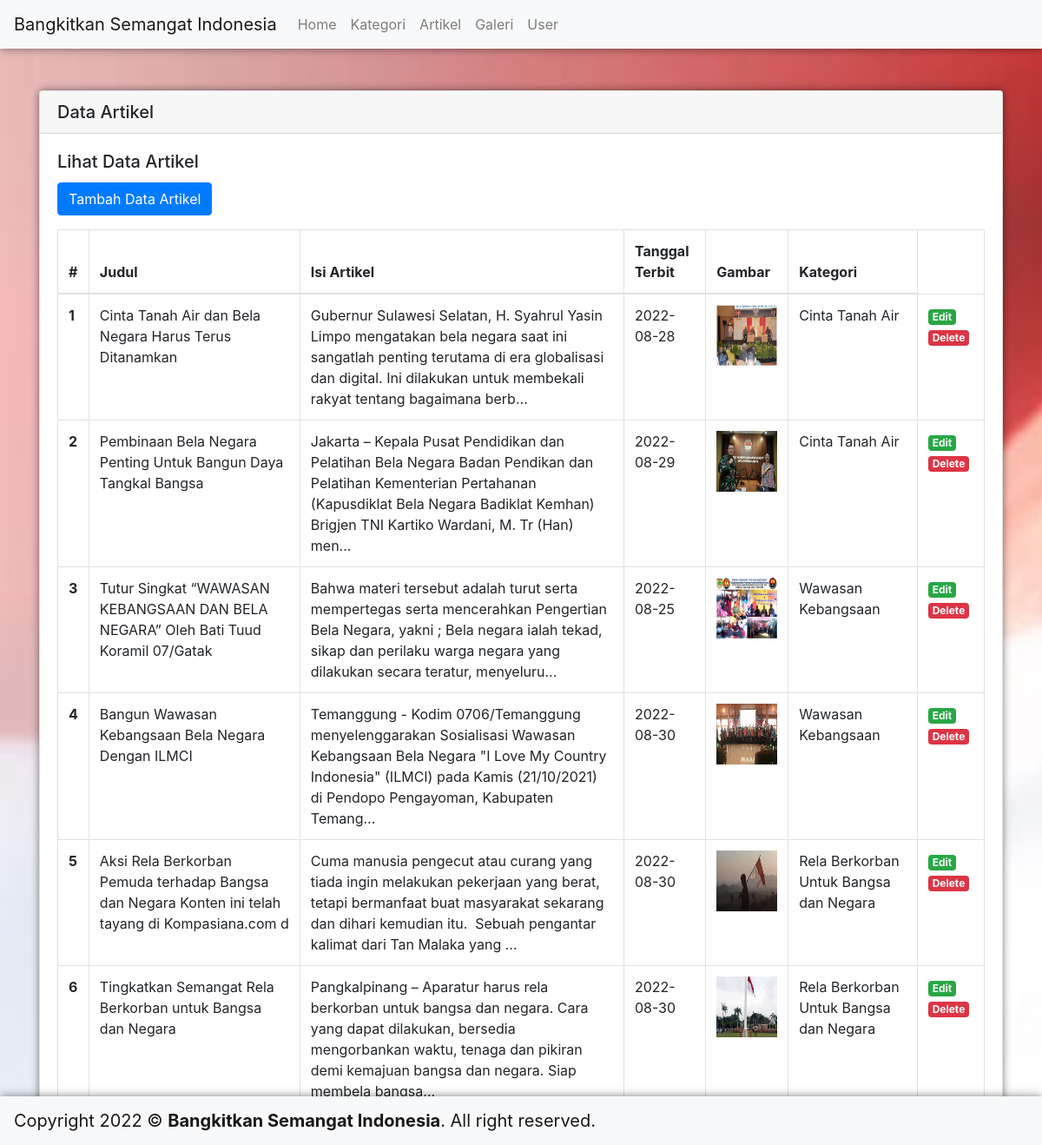
The app's page /admin/page_artikel.php with its own data.
### tables this page shows
CREATE TABLE `artikel` (
  `id_artikel` int(11) NOT NULL,
  `judul` varchar(100) NOT NULL,
  `artikel` text NOT NULL,
  `tanggal` date NOT NULL,
  `gambar` varchar(100) NOT NULL,
  `id_kategori` int(11) NOT NULL
);

CREATE TABLE `kategori` (
  `id_kategori` int(11) NOT NULL,
  `kategori` varchar(50) NOT NULL
);

### admin/page_artikel.php (the view, shortened to what this page needs)
<?php include '_header.php'; ?>
<div class="container mt-5">
    <div class="card im-box">
        <h5 class="card-header">Data Artikel</h5>
        <div class="card-body">
            <h5 class="card-title">Lihat Data Artikel</h5>
            <button type="button" class="btn btn-primary" data-toggle="modal" data-target="#modalAdd">
                Tambah Data Artikel
            </button>
            <table class="table table-bordered mt-3">
                <thead>
                    <tr>
                        <th scope="col">#</th>
                        <th scope="col">Judul</th>
                        <th scope="col">Isi Artikel</th>
                        <th scope="col">Tanggal Terbit</th>
                        <th scope="col">Gambar</th>
                        <th scope="col">Kategori</th>
                    </tr>
                </thead>
                <tbody>
                    <?php
                    $i = 1;
                    $data = mysqli_query($con, "SELECT * FROM artikel inner join kategori on artikel.id_kategori=kategori.id_kategori");
                    foreach ($data as $row) :  ?>
                        <tr>
                            <th scope="row"><?= $i++ ?></th>
                            <td><?= $row['judul'] ?></td>
                            <td><?= substr($row['artikel'], 0, 200) . '...' ?></td>
                            <td><?= $row['tanggal'] ?></td>
                            <td><img src="<?= "img_artikel/" . $row['gambar'] ?>" width="70" height="70"></td>
                            <td><?= $row['kategori'] ?></td>
                            <td>
                                <a class="badge badge-success" href="artikel_edit.php?id_artikel=<?= $row['id_artikel'] ?>">Edit</a>
                                <a class="badge badge-danger" href="artikel_delete.php?id_artikel=<?= $row['id_artikel'] ?>" onclick="return confirm('Yakin ingin menghapus data ini?')">Delete</a>
                            </td>
                        </tr>
                    <?php endforeach;
                    ?>
                </tbody>
            </table>
        </div>
    </div>
</div>
<?php include '_footer.php'; ?>

### admin/assets/style.css (style rules this page uses)
body { background: url(../assets/bela.jpg) no-repeat; background-size: cover; }
.navbar, .im-box { box-shadow: 0 0 10px 0 rgba(0, 0, 0, 0.5); }

### records on screen
artikel: judul "Cinta Tanah Air dan Bela Negara Harus Terus Ditanamkan", artikel "Gubernur Sulawesi Selatan, H. Syahrul Yasin Limpo mengatakan bela negara saat ini sangatlah penting terutama di era globalisasi dan digital. Ini dilakukan untuk membekali rakyat tentang bagaimana berb", tanggal "2022-08-28", gambar (picture), id_kategori.kategori "Cinta Tanah Air"
artikel: judul "Pembinaan Bela Negara Penting Untuk Bangun Daya Tangkal Bangsa", artikel "Jakarta – Kepala Pusat Pendidikan dan Pelatihan Bela Negara Badan Pendikan dan Pelatihan Kementerian Pertahanan (Kapusdiklat Bela Negara Badiklat Kemhan) Brigjen TNI Kartiko Wardani, M. Tr (Han) men", tanggal "2022-08-29", gambar (picture), id_kategori.kategori "Cinta Tanah Air"
artikel: judul "Tutur Singkat “WAWASAN KEBANGSAAN DAN BELA NEGARA” Oleh Bati Tuud Koramil 07/Gatak", artikel "Bahwa materi tersebut adalah turut serta mempertegas serta mencerahkan Pengertian Bela Negara, yakni ; Bela negara ialah tekad, sikap dan perilaku warga negara yang dilakukan secara teratur, menyeluru", tanggal "2022-08-25", gambar (picture), id_kategori.kategori "Wawasan Kebangsaan"
artikel: judul "Bangun Wawasan Kebangsaan Bela Negara Dengan ILMCI", artikel "Temanggung - Kodim 0706/Temanggung menyelenggarakan Sosialisasi Wawasan Kebangsaan Bela Negara \"I Love My Country Indonesia\" (ILMCI) pada Kamis (21/10/2021) di Pendopo Pengayoman, Kabupaten Temang", tanggal "2022-08-30", gambar (picture), id_kategori.kategori "Wawasan Kebangsaan"
artikel: judul "Aksi Rela Berkorban Pemuda terhadap Bangsa dan Negara Konten ini telah tayang di Kompasiana.com d", artikel "Cuma manusia pengecut atau curang yang tiada ingin melakukan pekerjaan yang berat, tetapi bermanfaat buat masyarakat sekarang dan dihari kemudian itu. Sebuah pengantar kalimat dari Tan Malaka yang", tanggal "2022-08-30", gambar (picture), id_kategori.kategori "Rela Berkorban Untuk Bangsa dan Negara"
artikel: judul "Tingkatkan Semangat Rela Berkorban untuk Bangsa dan Negara", artikel "Pangkalpinang – Aparatur harus rela berkorban untuk bangsa dan negara. Cara yang dapat dilakukan, bersedia mengorbankan waktu, tenaga dan pikiran demi kemajuan bangsa dan negara. Siap membela bangsa", tanggal "2022-08-30", gambar (picture), id_kategori.kategori "Rela Berkorban Untuk Bangsa dan Negara"
